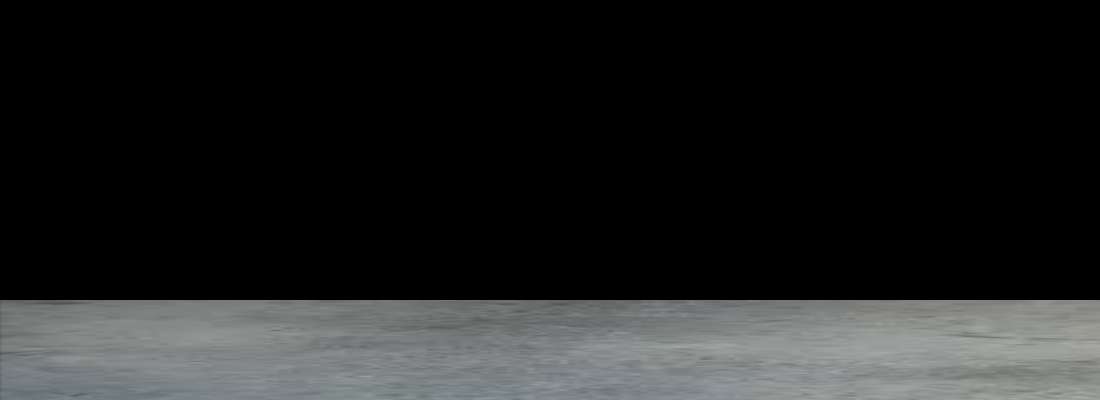

This is a level from a 2D game, rendered from its Tiled map with the project's own tilesets. A one-line summary and the complete map file follow:
An orthogonal 22x8 tile map with 50x50 px tiles, 1 tile layer (blockedLayer), 2 hidden layers not drawn and 5 objects (4x inspectable).

<map version="1.0" tiledversion="1.0.3" orientation="orthogonal" renderorder="right-down" width="22" height="8" tilewidth="50" tileheight="50" nextobjectid="17">
 <tileset firstgid="1" name="Space Kitchen" tilewidth="50" tileheight="50" tilecount="374" columns="22">
  <image source="../images/space_tiles.png" width="1114" height="898" />
 </tileset>
 <layer name="blockedLayer" width="22" height="8">
  <data encoding="csv">
0,0,0,0,0,0,0,0,0,0,0,0,0,0,0,0,0,0,0,0,0,0,
0,0,0,0,0,0,0,0,0,0,0,0,0,0,0,0,0,0,0,0,0,0,
0,0,0,0,0,0,0,0,0,0,0,0,0,0,0,0,0,0,0,0,0,0,
0,0,0,0,0,0,0,0,0,0,0,0,0,0,0,0,0,0,0,0,0,0,
0,0,0,0,0,0,0,0,0,0,0,0,0,0,0,0,0,0,0,0,0,0,
0,0,0,0,0,0,0,0,0,0,0,0,0,0,0,0,0,0,0,0,0,0,
1,2,3,4,5,6,7,8,9,10,11,12,13,14,15,16,17,18,19,20,21,22,
23,24,25,26,27,28,29,30,31,32,33,34,35,36,37,38,39,40,41,42,43,44
</data>
 </layer>
 <layer name="background" width="22" height="8" visible="0">
  <data encoding="csv">
243,244,245,246,247,248,249,250,251,252,253,254,255,72,73,74,75,76,77,78,79,80,
265,266,267,268,269,270,271,272,273,274,275,276,277,94,95,96,97,98,99,100,101,102,
287,288,289,290,291,292,293,294,295,296,297,298,299,116,117,118,119,120,121,122,123,124,
309,310,311,312,313,314,315,316,317,318,319,320,321,138,139,140,141,142,143,144,145,146,
331,332,333,334,335,336,337,338,339,340,341,342,343,160,161,162,163,164,165,166,167,168,
353,354,355,356,357,358,359,360,361,362,363,364,365,182,183,184,185,186,187,188,189,190,
0,0,0,0,0,0,0,0,0,0,0,0,0,0,0,0,0,0,0,0,0,0,
0,0,0,0,0,0,0,0,0,0,0,0,0,0,0,0,0,0,0,0,0,0
</data>
 </layer>
 <layer name="frontLayer" width="22" height="8" visible="0">
  <data encoding="csv">
0,0,0,0,0,0,0,0,0,0,0,0,69,70,0,0,0,0,0,0,0,0,
0,0,0,0,0,0,0,0,0,0,0,0,91,92,0,0,0,0,0,0,0,0,
0,0,0,0,0,0,0,0,0,0,0,0,113,114,0,0,0,0,0,0,0,0,
0,0,0,0,0,0,0,0,0,0,0,0,135,136,0,0,0,0,0,0,0,0,
0,0,0,0,0,0,0,0,0,0,0,0,157,158,0,0,0,0,0,0,0,0,
0,0,0,0,0,0,0,0,0,0,0,0,179,180,0,0,0,0,0,0,0,0,
0,0,0,0,0,0,0,0,0,0,0,0,201,202,0,0,0,0,0,0,0,0,
0,0,0,0,0,0,0,0,0,0,0,0,0,0,0,0,0,0,0,0,0,0
</data>
 </layer>
 <objectgroup name="backObjects" visible="0">
  <object id="1" name="counter" type="inspectable" x="465" y="211" width="205" height="100" />
  <object id="12" x="141" y="224" height="5" />
  <object id="13" name="fridge" type="inspectable" x="345" y="164" width="102" height="153" />
  <object id="14" name="dryer" type="inspectable" x="749" y="215" width="99" height="93" />
 </objectgroup>
 <objectgroup name="frontObjects" visible="0">
  <object id="16" name="drums" type="inspectable" x="87" y="234" width="144" height="98" />
 </objectgroup>
</map>
